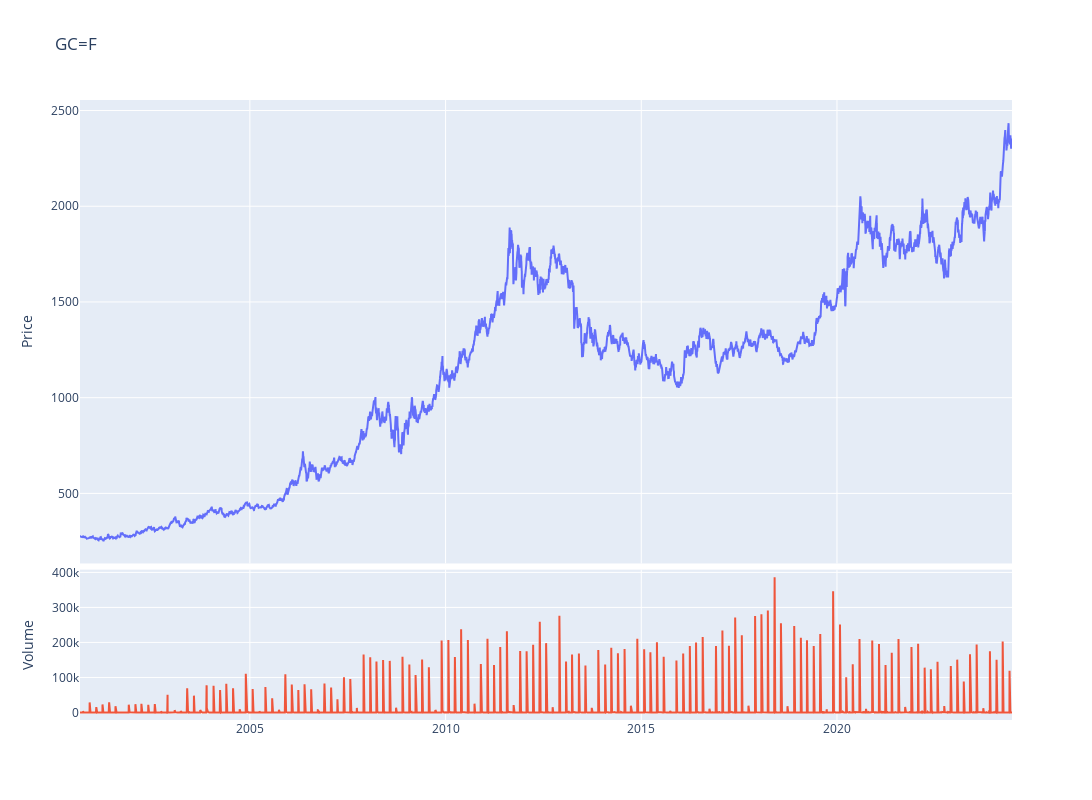

This figure's notebook cell:
### Code cell
fig = make_subplots(rows=4, cols=1,shared_xaxes=True,vertical_spacing=0.01,specs=[[{'rowspan':3,'colspan':1}],[None],[None],[{'rowspan':1,'colspan':1}]])

# Graph (1,1)
fig.add_trace(go.Scatter(x=stock_ticker.index,y=stock_ticker['Adj Close'],mode="lines",name=f"{ticker}"),row=1, col=1)
# Update xaxis properties
fig.update_yaxes(title_text="Price", row=1, col=1)

# Graph (4,1)
fig.add_trace(go.Scatter(x=stock_ticker.index,y=stock_ticker['Volume'],mode="lines",name='Volume'),row=4, col=1)
fig.update_yaxes(title_text="Volume", row=4, col=1)

fig.update_layout(height=800, width=1300,showlegend=False,title=f"{ticker}")

fig.show()

### Figure 1 — Plotly figure (JSON) as saved in the notebook; plotly's stock layout.template omitted (floating-point values rounded to 4 significant figures; data arrays with more than 128 entries replaced by an {"elided": "..."} marker saying what was removed)
{"data": [{"mode": "lines", "name": "GC=F", "type": "scatter", "x": {"elided": "5974 str values"}, "xaxis": "x", "y": {"elided": "5974 float values"}, "yaxis": "y"}, {"mode": "lines", "name": "Volume", "type": "scatter", "x": {"elided": "5974 str values"}, "xaxis": "x2", "y": {"elided": "5974 int values"}, "yaxis": "y2"}], "layout": {"height": 800, "showlegend": false, "title": {"text": "GC=F"}, "width": 1300, "xaxis": {"anchor": "y", "domain": [0, 1], "matches": "x2", "showticklabels": false}, "xaxis2": {"anchor": "y2", "domain": [0, 1]}, "yaxis": {"anchor": "x", "domain": [0.2525, 1], "title": {"text": "Price"}}, "yaxis2": {"anchor": "x2", "domain": [0, 0.2425], "title": {"text": "Volume"}}}}
